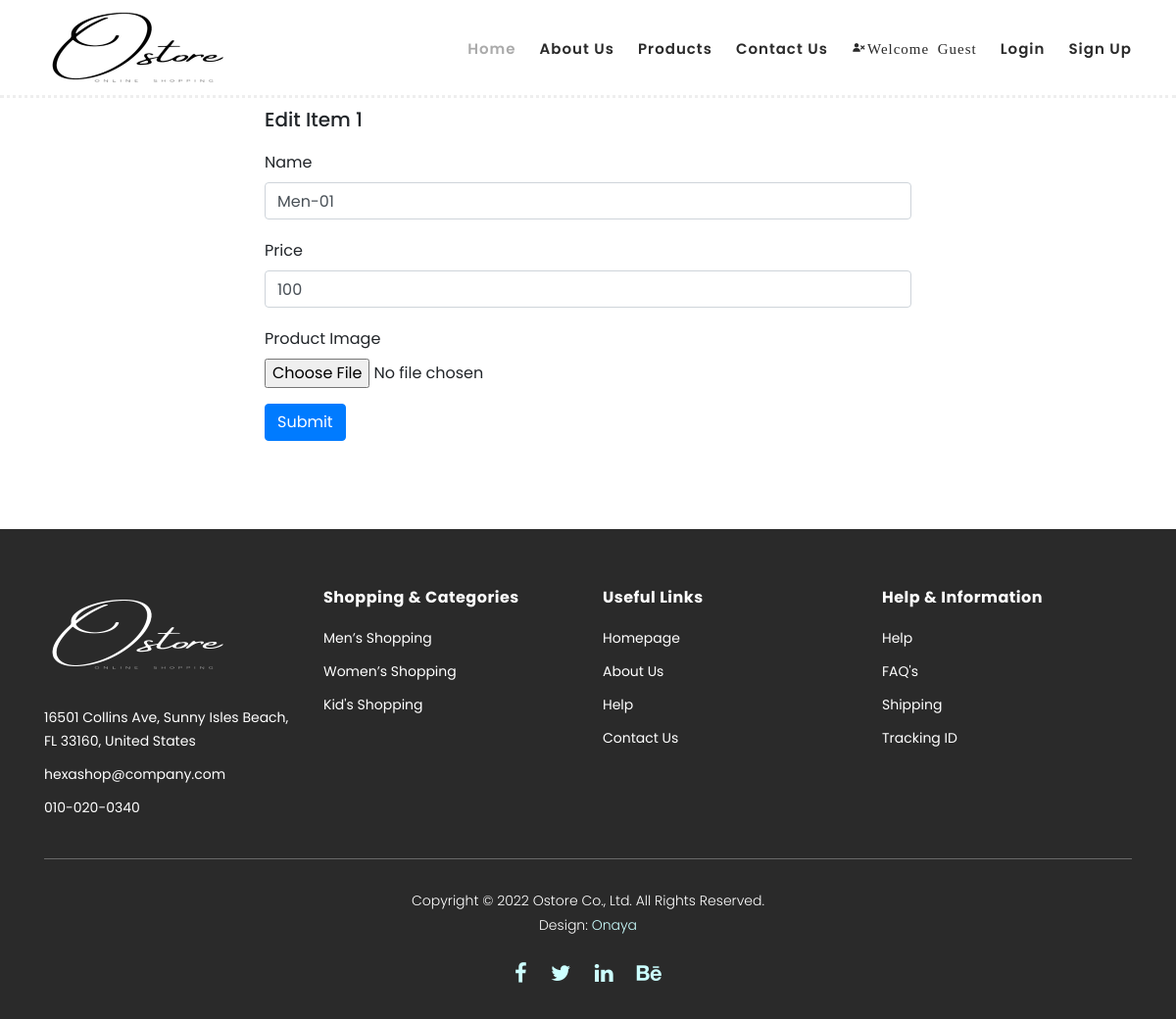
Page /editproduct1 on the earlier database version.
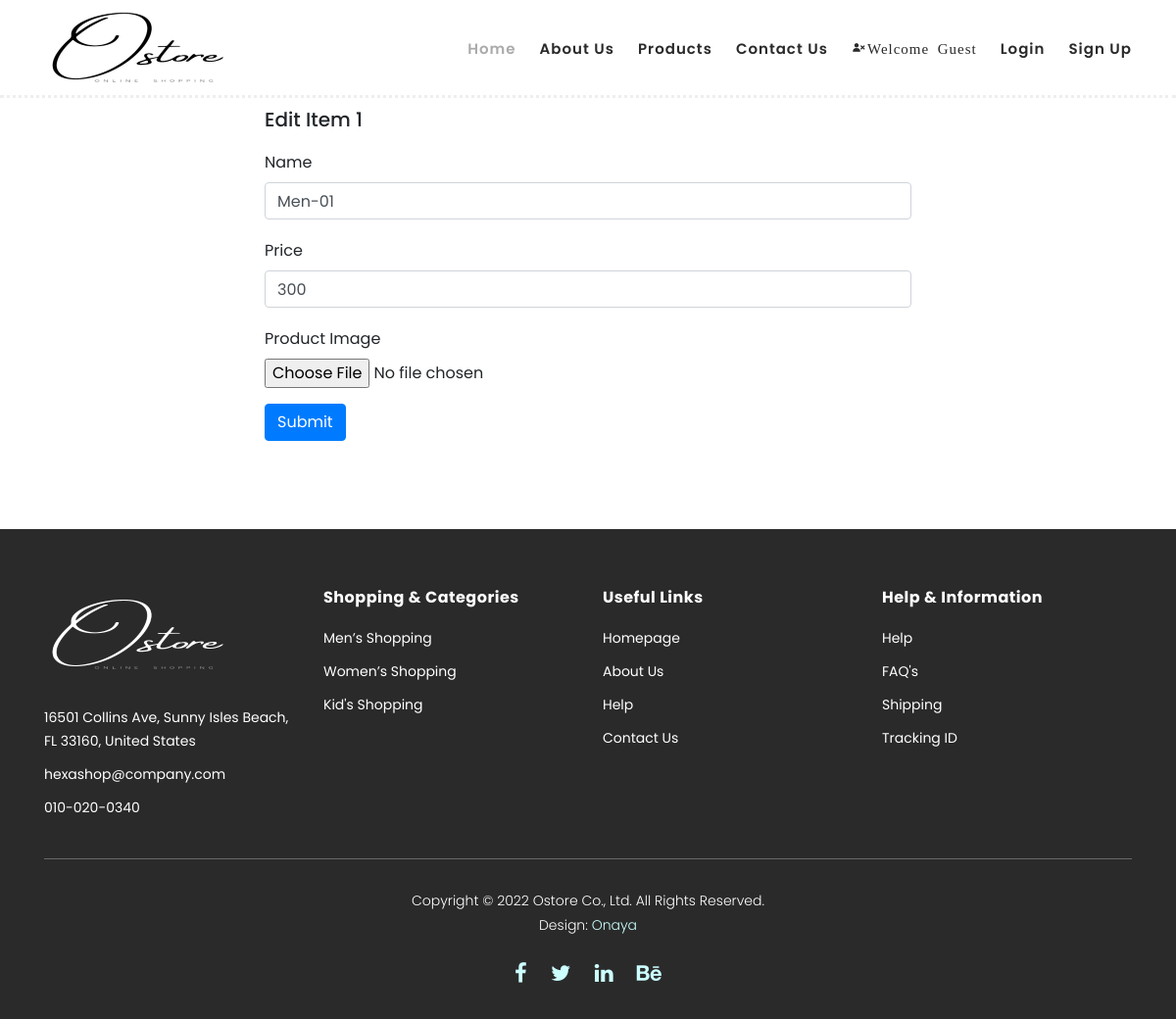
Same page on the later database version.
### myapp/models.py (models this page shows, shortened)
class Product(db.Model):
    __tablename__ = "product"
    id = db.Column(db.Integer, primary_key=True)
    name = db.Column(db.String(64), nullable=True)
    price =  db.Column(db.String(78), nullable=True)
    filename = db.Column(
        db.String(89),
        nullable=True,
    )
    carts = db.relationship("LineItem", back_populates="product")

### myapp/product.py (the view, shortened to what this page needs)
@product.route("/editproduct<int:id>", methods=["GET", "POST"])
def edit_product(id):
    rows = Product.query.filter_by(id=id).first()
    return render_template("store/editproduct.html", rows=rows)

### myapp/templates/store/editproduct.html (shortened to what this page needs)
{% extends 'store/base.html' %}
{% block content %}
 <div class="center">
    <div class="child">
      <form class="card-body" action="{{ url_for('product.edit_product', id=rows.id) }}" method="POST" enctype="multipart/form-data">
         <h5 class="card-title">Edit Item {{rows.id}}</h5>
        <div class="form-group">
          <label for="category">Name</label>
          <input type="text" class="form-control" name="name" value="{{ rows.name }}" required>
        </div>
        <div class="form-group">
            <label for="price">Price</label>
            <input type="number" class="form-control" name="price" value="{{rows.price}}" required>
        </div>
        <div class="form-group">
            <label for="exampleFormControlFile1">Product Image</label>
          <input type="file" class="form-control-file" name="image" value="http://localhost:8000/media/{{ rows.filename }}" accept="image/">
        </div>
        <button type="submit" class="btn btn-primary">Submit</button>
      </form>
    </div>
  </div>
{% endblock  %}

Differences in the rows shown:
changed Product "Men-01": price "100" → "300"
